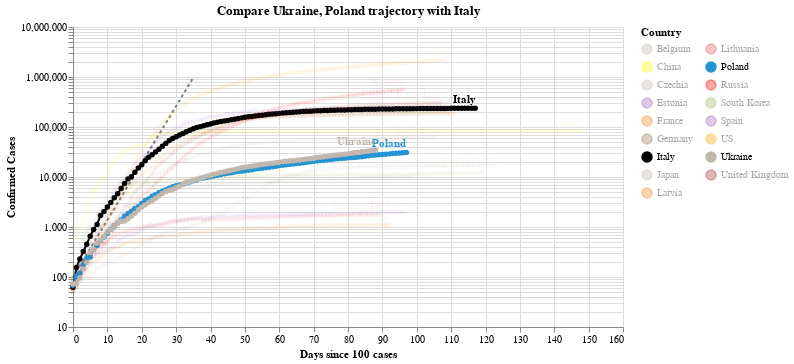

The notebook cell saved with this chart:
### Code cell
#hide_input
chart2 = make_since_chart(dff2, ['Ukraine', 'Poland'], baseline_countries)
chart2

### Figure 1 — Vega-Lite specification as saved in the notebook (floating-point values rounded to 4 significant figures; data arrays with more than 128 entries replaced by an {"elided": "..."} marker saying what was removed)
{"config": {"view": {"continuousWidth": 400, "continuousHeight": 300}}, "layer": [{"data": {"name": "data-628230001892d6798b50651be41d1b3e"}, "mark": {"type": "line", "color": "black", "opacity": 0.5, "strokeDash": [3, 3]}, "encoding": {"x": {"type": "quantitative", "field": "Days since 100 cases"}, "y": {"type": "quantitative", "field": "Confirmed Cases"}}}, {"data": {"name": "data-4df896992601e3d3e3db313392c11114"}, "mark": {"type": "line", "point": true}, "encoding": {"color": {"type": "nominal", "field": "Country", "legend": {"columns": 2}, "scale": {"domain": ["Belgium", "China", "Czechia", "Estonia", "France", "Germany", "Italy", "Japan", "Latvia", "Lithuania", "Poland", "Russia", "South Korea", "Spain", "US", "Ukraine", "United Kingdom"], "range": ["#C1B7AD", "yellow", "#C1B7AD", "#9467bd", "#F58518", "#9D755D", "black", "#C1B7AD", "#F58518", "#E45756", "#2495D3", "red", "#A1BA59", "#9467bd", "orange", "#C1B7AD", "brown"]}}, "opacity": {"condition": {"value": 1, "selection": "selector003"}, "value": 0.05}, "tooltip": [{"type": "nominal", "field": "Country"}, {"type": "temporal", "field": "Date"}, {"type": "quantitative", "field": "Confirmed Cases"}, {"type": "quantitative", "field": "Days since 100 cases"}], "x": {"type": "quantitative", "field": "Days since 100 cases"}, "y": {"type": "quantitative", "field": "Confirmed Cases", "scale": {"type": "log"}}}, "selection": {"selector003": {"type": "multi", "fields": ["Country"], "bind": "legend", "init": [{"Country": "Ukraine"}, {"Country": "Poland"}, {"Country": "Italy"}]}}, "width": 550}, {"data": {"name": "data-4df896992601e3d3e3db313392c11114"}, "mark": {"type": "text", "align": "right", "dy": -8, "fontWeight": "bold"}, "encoding": {"color": {"type": "nominal", "field": "Country", "legend": {"columns": 2}, "scale": {"domain": ["Belgium", "China", "Czechia", "Estonia", "France", "Germany", "Italy", "Japan", "Latvia", "Lithuania", "Poland", "Russia", "South Korea", "Spain", "US", "Ukraine", "United Kingdom"], "range": ["#C1B7AD", "yellow", "#C1B7AD", "#9467bd", "#F58518", "#9D755D", "black", "#C1B7AD", "#F58518", "#E45756", "#2495D3", "red", "#A1BA59", "#9467bd", "orange", "#C1B7AD", "brown"]}}, "opacity": {"condition": {"value": 1, "selection": "selector003"}, "value": 0.05}, "text": {"type": "nominal", "field": "Country"}, "tooltip": [{"type": "nominal", "field": "Country"}, {"type": "temporal", "field": "Date"}, {"type": "quantitative", "field": "Confirmed Cases"}, {"type": "quantitative", "field": "Days since 100 cases"}], "x": {"type": "quantitative", "field": "Days since 100 cases"}, "y": {"type": "quantitative", "field": "Confirmed Cases", "scale": {"type": "log"}}}, "transform": [{"filter": "(datum['Date'] >= 1592438400000)"}], "width": 550}], "title": "Compare Ukraine, Poland trajectory with Italy", "$schema": "https://vega.github.io/schema/vega-lite/v4.0.2.json", "datasets": {"data-628230001892d6798b50651be41d1b3e": [{"Days since 100 cases": 0, "Confirmed Cases": 100.0}, {"Days since 100 cases": 1, "Confirmed Cases": 130.0}, {"Days since 100 cases": 2, "Confirmed Cases": 169.0}, {"Days since 100 cases": 3, "Confirmed Cases": 219.7}, {"Days since 100 cases": 4, "Confirmed Cases": 285.6}, {"Days since 100 cases": 5, "Confirmed Cases": 371.3}, {"Days since 100 cases": 6, "Confirmed Cases": 482.7}, {"Days since 100 cases": 7, "Confirmed Cases": 627.5}, {"Days since 100 cases": 8, "Confirmed Cases": 815.7}, {"Days since 100 cases": 9, "Confirmed Cases": 1060.0}, {"Days since 100 cases": 10, "Confirmed Cases": 1379.0}, {"Days since 100 cases": 11, "Confirmed Cases": 1792.0}, {"Days since 100 cases": 12, "Confirmed Cases": 2330.0}, {"Days since 100 cases": 13, "Confirmed Cases": 3029.0}, {"Days since 100 cases": 14, "Confirmed Cases": 3937.0}, {"Days since 100 cases": 15, "Confirmed Cases": 5119.0}, {"Days since 100 cases": 16, "Confirmed Cases": 6654.0}, {"Days since 100 cases": 17, "Confirmed Cases": 8650.0}, {"Days since 100 cases": 18, "Confirmed Cases": 11250.0}, {"Days since 100 cases": 19, "Confirmed Cases": 14620.0}, {"Days since 100 cases": 20, "Confirmed Cases": 19000.0}, {"Days since 100 cases": 21, "Confirmed Cases": 24710.0}, {"Days since 100 cases": 22, "Confirmed Cases": 32120.0}, {"Days since 100 cases": 23, "Confirmed Cases": 41750.0}, {"Days since 100 cases": 24, "Confirmed Cases": 54280.0}, {"Days since 100 cases": 25, "Confirmed Cases": 70560.0}, {"Days since 100 cases": 26, "Confirmed Cases": 91730.0}, {"Days since 100 cases": 27, "Confirmed Cases": 119300.0}, {"Days since 100 cases": 28, "Confirmed Cases": 155000.0}, {"Days since 100 cases": 29, "Confirmed Cases": 201500.0}, {"Days since 100 cases": 30, "Confirmed Cases": 262000.0}, {"Days since 100 cases": 31, "Confirmed Cases": 340600.0}, {"Days since 100 cases": 32, "Confirmed Cases": 442800.0}, {"Days since 100 cases": 33, "Confirmed Cases": 575600.0}, {"Days since 100 cases": 34, "Confirmed Cases": 748300.0}, {"Days since 100 cases": 35, "Confirmed Cases": 972800.0}], "data-4df896992601e3d3e3db313392c11114": {"elided": "1832 records"}}}
